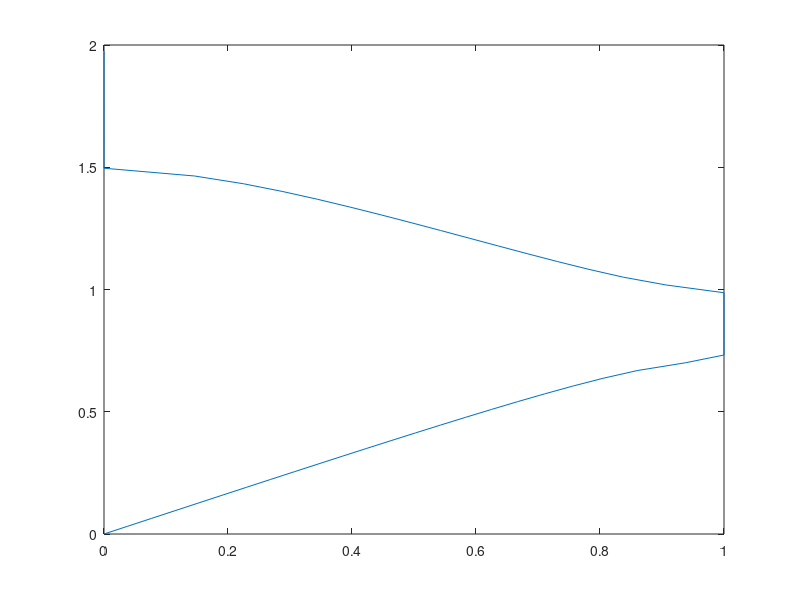

Recreate this plot in MATLAB.
kh    = 0:.1:2*pi;
aod   = .25;
hod   = 0.5;
kd    = kh/hod;
%%
C        = -pi./kd/log(cos(pi*aod));
cos_qh   = cos(kh)-1./C.*sin(kh);
%%
qh = acos(cos_qh);
slope = (kh(2)-kh(1))/(kh(2)-kh(1))

plot(qh/pi,kh/pi);
saveas(gcf,['out/achli-full-hod',num2str(hod),'.eps'])
